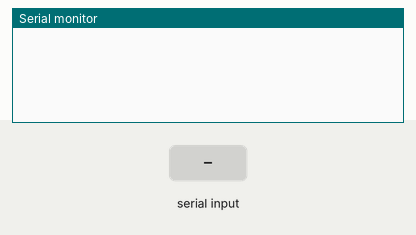
This sketch was run on a simulated ESP32. Shown: the last lines printed to the serial monitor. The test bench sets the inputs (shaded band).

Above: at 1.2 s.
1.3 s: "90,45\n" received over the second serial link
At 2.1 s:
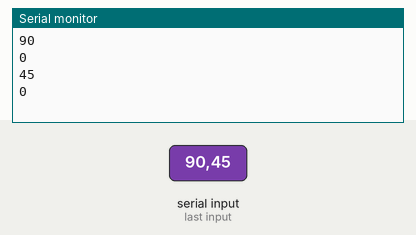
2.8 s: "30,150\n" received over the second serial link
At 4.8 s:
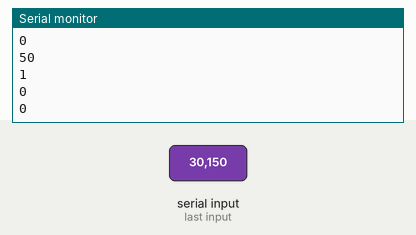
Timing chart, 0 to 6.3 s (numbered marks = the images above; inputs shaded):
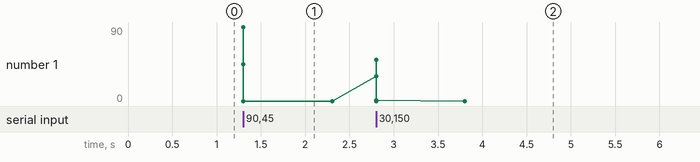

Measured:
- after the input at 1.3 s, the serial monitor: prints a new line at once (image 1)
- after the input at 2.8 s, the serial monitor: prints a new line at once (image 2)

The sketch:

Test2-ESP32-uartRead.ino
```cpp
// read degree from UART-CH32V

void setup()
{
  // setup serial
  Serial.begin(9600);
  Serial2.begin(9600); // Serial2 tx=io17, rx=io16
  while (!Serial)
  {
    delay(10);
  }
}

void loop()
{
  if (Serial2.available() > 0)
  {
    int Uart2Data = Serial2.parseInt();
    int status, angle;
    status = Uart2Data % 100;
    angle = (Uart2Data - status) / 100;

    // Serial.println(Uart2Data);
    Serial.println(status);
    Serial.println(angle);
  }
}
```
